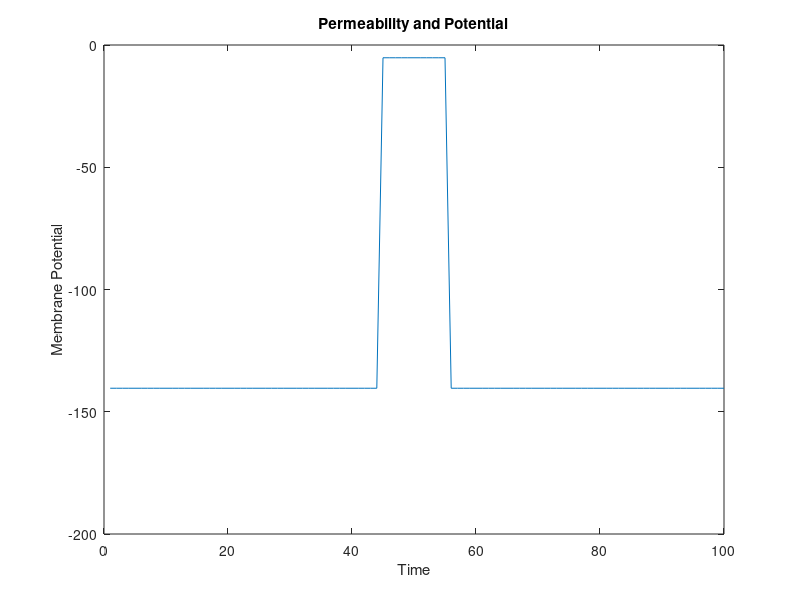
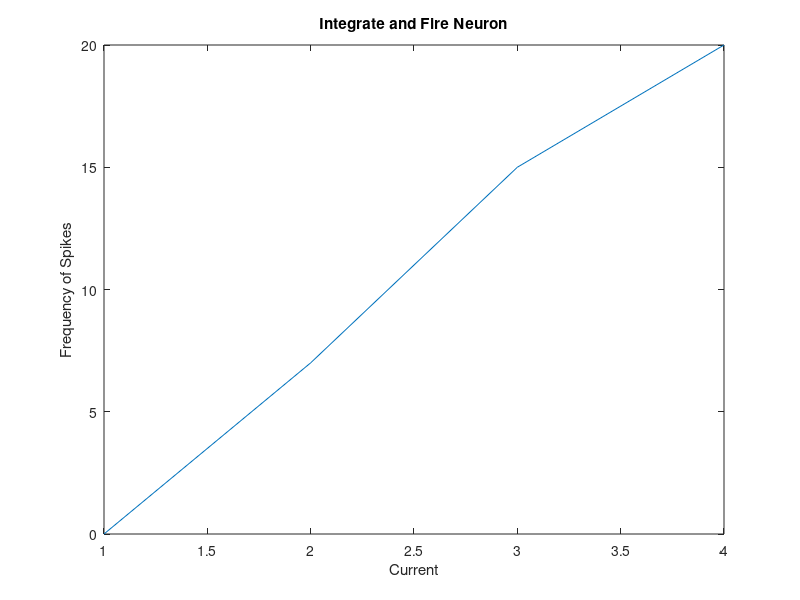
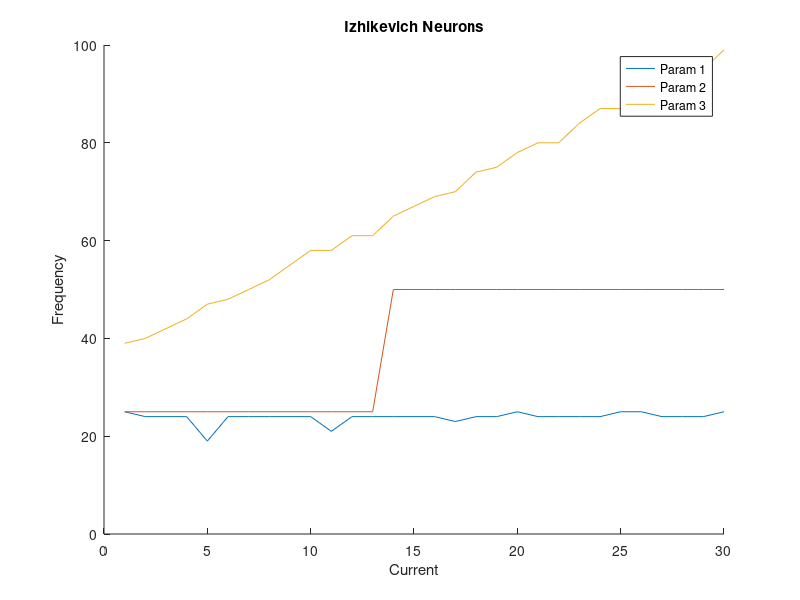

The MATLAB source for these figures, in order:
% Veronica Chu
% Psych 268 Homework 1 - Oct 13, 2015

%% Sodium Permeability and Membrane Potential
figure;
ko = 5;
nao = 120;
clo = 125;

ki = 12;
nai = 125;
cli = 5;
c = 1;

Em = NaN(1,100);
for i=1:100
    b = 0.02;
    if 44 < i && i < 56
        b = 20;
    end
    ions = (ko + b*nao + c*cli) / (ki + b*nai + c*clo);
    Em(i) = 58*log(ions);
end

plot(1:100, Em)
xlabel('Time')
ylabel('Membrane Potential')
title('Permeability and Potential')

%% Integrate and Fire Neuron
clear;
clc;
figure;

rest = -65;
Vth = -50;
V = rest;
timeconst = 10;
resist = 10;

delta = NaN(4,100);
Vstore = NaN(4,100);
counter = NaN(1,4);
for Ie = 1:4
    count = 0;
    for i = 1:100
        delta(Ie,i) = (rest - V + (resist * Ie)) / timeconst;
        V = V + delta(Ie,i);
        if V >= Vth
           V = -65;
           count = count + 1; 
        end
        Vstore(Ie,i) = V;
    end
    counter(Ie) = count;
end

plot(1:4,counter)
xlabel('Current')
ylabel('Frequency of Spikes')
title('Integrate and Fire Neuron')

%% Izhikevich Neuron

% Parameter 1
clear;
clc;
figure;
hold on;

a = 0.02;
b = -0.1;
c = -55;
d = 6;

vr = 0; % arbitrary resting potential
vt = 30; % arbitrary threshold potential

for I = 1:30
    v = c;
    u = b * c;
    count = 0;
    
    for k = 1:50
        vi(I,k) = (k * ((v-c)^2)) - u + I;
        ui(I,k) = a * ((b * v) - u);
        
        v = v + vi(I,k);
        u = u + ui(I,k);
        
        if vi(I,k) > vt
            v = c;
            u = u + d;
            count = count + 1; 
        end
        vstore(I,k) = v;
        counter1(I) = count;
    end 
end

% Parameter 2
a = 0.2;
b = 0.26;
c = -65;
d = 0;

vr = 0; % arbitrary resting potential
vt = 30; % arbitrary threshold potential

for I = 1:30
    v = c;
    u = b * c;
    count = 0;
    
    for k = 1:50
        vi(I,k) = (k * ((v-c)^2)) - u + I;
        ui(I,k) = a * ((b * v) - u);
        
        v = v + vi(I,k);
        u = u + ui(I,k);
        
        if vi(I,k) > vt
            v = c;
            u = u + d;
            count = count + 1; 
        end
        vstore(I,k) = v;
        counter2(I) = count;
    end 
end

% Parameter 3
a = 0.02;
b = 0.2;
c = -65;
d = 8;

vr = 0; % arbitrary resting potential
vt = 30; % arbitrary threshold potential

for I = 1:30
    v = c;
    u = b * c;
    count = 0;
    
    for k = 1:1000
        vi(I,k) = (0.04 * ((v-c)^2)) - u + I;
        ui(I,k) = a * ((b * v) - u);
        
        v = v + vi(I,k);
        u = u + ui(I,k);
        
        if v > vt
            v = c;
            u = u + d;
            count = count + 1; 
        end
        vstore(I,k) = v;
        counter3(I) = count;
    end 
end

plot(1:30, counter1, 1:30, counter2, 1:30, counter3)
legend('Param 1', 'Param 2', 'Param 3')
xlabel('Current')
ylabel('Frequency')
title('Izhikevich Neurons')